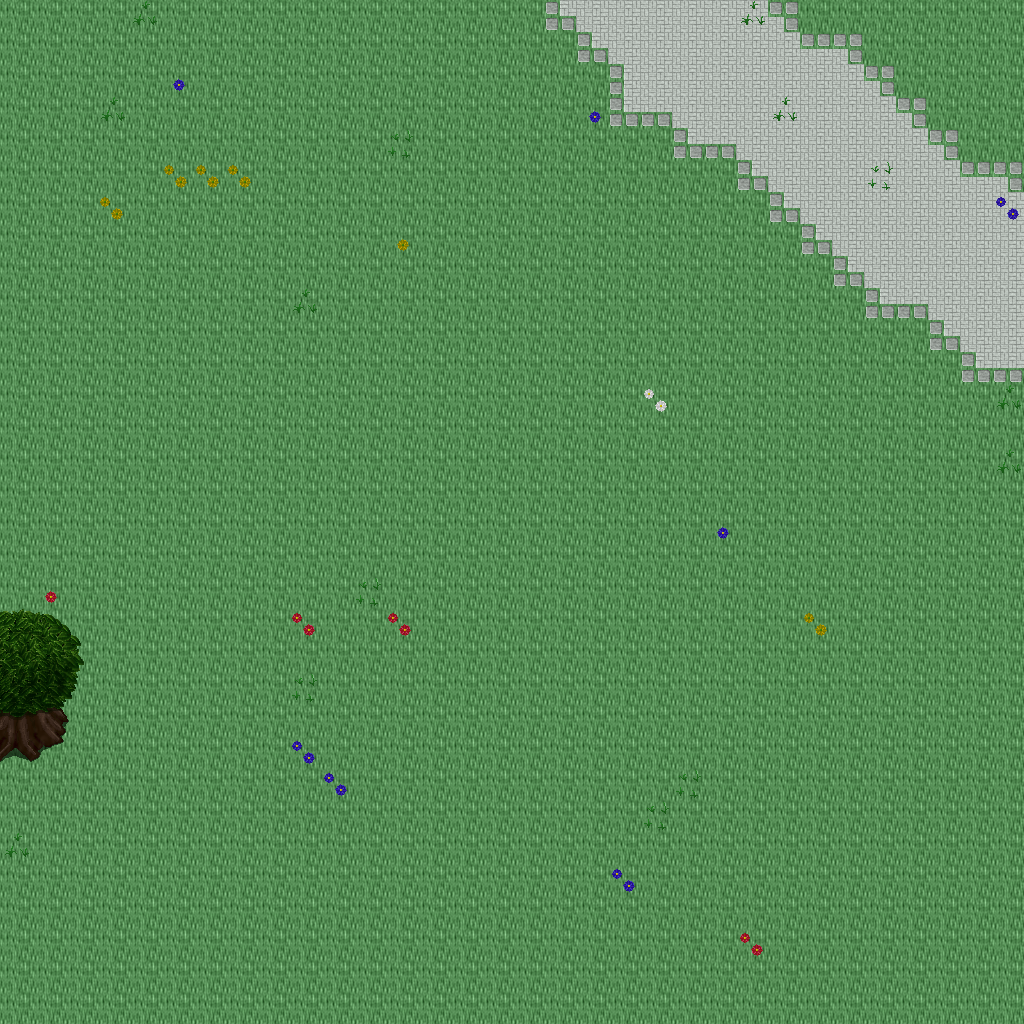

A level layout from a 2D game, rendered from its tile map. Below: a short description, then the map file with tile-grid data replaced by summaries:
An orthogonal 32x32 tile map with 32x32 px tiles, 5 tile layers (Ground, Objects, Objects2, Above, ...), 1 hidden layer not drawn, 28 tilesets.

<map version="1.10" tiledversion="1.11.0" orientation="orthogonal" renderorder="right-down" width="32" height="32" tilewidth="32" tileheight="32" infinite="0" nextlayerid="11" nextobjectid="1">
 <tileset firstgid="1" name="ground_ground" tilewidth="32" tileheight="32" tilecount="33" columns="3">
  <image source="../drawable/ground_ground.png" width="96" height="352" />
 </tileset>
 <tileset firstgid="34" name="ground_water_pool" tilewidth="32" tileheight="32" tilecount="72" columns="3">
  <image source="../drawable/ground_water_pool.png" width="96" height="768" />
 </tileset>
 <tileset firstgid="106" name="plant_flower_daisy_red" tilewidth="32" tileheight="32" tilecount="8" columns="2">
  <image source="../drawable/plant_flower_daisy_red.png" width="64" height="128" />
 </tileset>
 <tileset firstgid="114" name="plant_flower_daisy_white" tilewidth="32" tileheight="32" tilecount="8" columns="2">
  <image source="../drawable/plant_flower_daisy_white.png" width="64" height="128" />
 </tileset>
 <tileset firstgid="122" name="plant_flower_daisy_yellow" tilewidth="32" tileheight="32" tilecount="8" columns="2">
  <image source="../drawable/plant_flower_daisy_yellow.png" width="64" height="128" />
 </tileset>
 <tileset firstgid="130" name="plant_flower_daisy_blue" tilewidth="32" tileheight="32" tilecount="8" columns="2">
  <image source="../drawable/plant_flower_daisy_blue.png" width="64" height="128" />
 </tileset>
 <tileset firstgid="138" name="plant_grasses" tilewidth="32" tileheight="32" tilecount="6" columns="3">
  <image source="../drawable/plant_grasses.png" width="96" height="64" />
 </tileset>
 <tileset firstgid="144" name="plant_tree_tree_darkgreen" tilewidth="32" tileheight="32" tilecount="88" columns="8">
  <image source="../drawable/plant_tree_tree_darkgreen.png" width="256" height="352" />
 </tileset>
 <tileset firstgid="232" name="ground_grass_edges" tilewidth="32" tileheight="32" tilecount="36" columns="12">
  <image source="../drawable/ground_grass_edges.png" width="384" height="96" />
 </tileset>
 <tileset firstgid="268" name="ground_grass_corners" tilewidth="32" tileheight="32" tilecount="24" columns="6">
  <image source="../drawable/ground_grass_corners.png" width="192" height="128" />
 </tileset>
 <tileset firstgid="292" name="furniture_table_long_side_on_pale" tilewidth="32" tileheight="32" tilecount="3" columns="3">
  <image source="../drawable/furniture_table_long_side_on_pale.png" width="96" height="32" />
 </tileset>
 <tileset firstgid="295" name="plant_stump_stump_brown" tilewidth="32" tileheight="32" tilecount="4" columns="2">
  <image source="../drawable/plant_stump_stump_brown.png" width="64" height="64" />
 </tileset>
 <tileset firstgid="299" name="item_sign_large" tilewidth="32" tileheight="32" tilecount="15" columns="5">
  <image source="../drawable/item_sign_large.png" width="160" height="96" />
 </tileset>
 <tileset firstgid="314" name="plant_stump_small_stump" tilewidth="32" tileheight="32" tilecount="4" columns="2">
  <image source="../drawable/plant_stump_small_stump.png" width="64" height="64" />
 </tileset>
 <tileset firstgid="318" name="building_wall_bricked_edges" tilewidth="32" tileheight="32" tilecount="25" columns="5">
  <image source="../drawable/building_wall_bricked_edges.png" width="160" height="160" />
 </tileset>
 <tileset firstgid="343" name="logic_creature_orc" tilewidth="32" tileheight="32" tilecount="6" columns="6">
  <image source="../drawable/logic_creature_orc.png" width="192" height="32" />
 </tileset>
 <tileset firstgid="349" name="logic_creature_animal" tilewidth="32" tileheight="32" tilecount="32" columns="8">
  <image source="../drawable/logic_creature_animal.png" width="256" height="128" />
 </tileset>
 <tileset firstgid="381" name="logic_item_resources" tilewidth="32" tileheight="32" tilecount="6" columns="6">
  <image source="../drawable/logic_item_resources.png" width="192" height="32" />
 </tileset>
 <tileset firstgid="387" name="logic_creature_golem" tilewidth="32" tileheight="32" tilecount="4" columns="4">
  <image source="../drawable/logic_creature_golem.png" width="128" height="32" />
 </tileset>
 <tileset firstgid="391" name="logic_collision" tilewidth="32" tileheight="32" tilecount="1" columns="1">
  <image source="../drawable/logic_collision.png" width="32" height="32" />
 </tileset>
 <tileset firstgid="392" name="object_boat" tilewidth="32" tileheight="32" tilecount="42" columns="6">
  <image source="../drawable/object_boat.png" width="192" height="224" />
 </tileset>
 <tileset firstgid="434" name="furniture_table_long_front_on_pale" tilewidth="32" tileheight="32" tilecount="3" columns="1">
  <image source="../drawable/furniture_table_long_front_on_pale.png" width="32" height="96" />
 </tileset>
 <tileset firstgid="437" name="ground_green_paving" tilewidth="32" tileheight="32" tilecount="18" columns="3">
  <image source="../drawable/ground_green_paving.png" width="96" height="192" />
 </tileset>
 <tileset firstgid="455" name="logic_protection" tilewidth="32" tileheight="32" tilecount="2" columns="2">
  <image source="../drawable/logic_protection.png" width="64" height="32" />
 </tileset>
 <tileset firstgid="457" name="furniture_bed_double_peach" tilewidth="32" tileheight="32" tilecount="8" columns="2">
  <image source="../drawable/furniture_bed_double_peach.png" width="64" height="128" />
 </tileset>
 <tileset firstgid="465" name="furniture_bed_double_red" tilewidth="32" tileheight="32" tilecount="8" columns="2">
  <image source="../drawable/furniture_bed_double_red.png" width="64" height="128" />
 </tileset>
 <tileset firstgid="473" name="logic_creature_undead_skeleton" tilewidth="32" tileheight="32" tilecount="6" columns="6">
  <image source="../drawable/logic_creature_undead_skeleton.png" width="192" height="32" />
 </tileset>
 <tileset firstgid="479" name="logic_creature_undead_specter" tilewidth="32" tileheight="32" tilecount="6" columns="6">
  <image source="../drawable/logic_creature_undead_specter.png" width="192" height="32" />
 </tileset>
 <layer id="1" name="Ground" width="32" height="32">
  <data>[1024 cells, 1024 non-empty, 2 distinct tile ids]</data>
 </layer>
 <layer id="2" name="Objects" width="32" height="32">
  <data>[1024 cells, 59 non-empty, 17 distinct tile ids]</data>
 </layer>
 <layer id="3" name="Objects2" width="32" height="32">
  <data>[1024 cells, 0 non-empty, 0 distinct tile ids]</data>
 </layer>
 <layer id="4" name="Above" width="32" height="32">
  <data>[1024 cells, 11 non-empty, 11 distinct tile ids]</data>
 </layer>
 <layer id="5" name="Above2" width="32" height="32">
  <data>[1024 cells, 0 non-empty, 0 distinct tile ids]</data>
 </layer>
 <layer id="6" name="Walkable" width="32" height="32" visible="0">
  <data>[1024 cells, 4 non-empty, 1 distinct tile ids]</data>
 </layer>
 <objectgroup id="7" name="Mapevents" />
 <objectgroup id="8" name="Spawn" />
 <objectgroup id="9" name="Keys" />
 <objectgroup id="10" name="Replace" />
</map>
